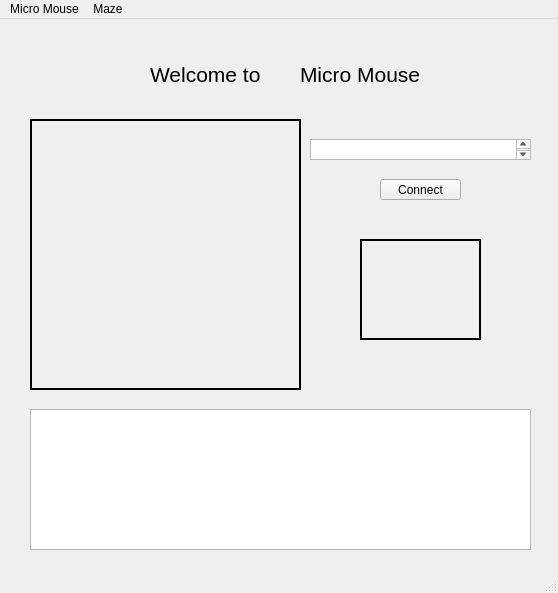
<?xml version="1.0" encoding="UTF-8"?>
<ui version="4.0">
 <class>MicroMouse</class>
 <widget class="QMainWindow" name="MicroMouse">
  <property name="geometry">
   <rect>
    <x>0</x>
    <y>0</y>
    <width>558</width>
    <height>593</height>
   </rect>
  </property>
  <property name="windowTitle">
   <string>MainWindow</string>
  </property>
  <widget class="QWidget" name="centralwidget">
   <widget class="QLabel" name="imageLabel">
    <property name="geometry">
     <rect>
      <x>30</x>
      <y>100</y>
      <width>271</width>
      <height>271</height>
     </rect>
    </property>
    <property name="frameShape">
     <enum>QFrame::Box</enum>
    </property>
    <property name="lineWidth">
     <number>2</number>
    </property>
    <property name="text">
     <string/>
    </property>
   </widget>
   <widget class="QLabel" name="label_2">
    <property name="geometry">
     <rect>
      <x>150</x>
      <y>20</y>
      <width>181</width>
      <height>71</height>
     </rect>
    </property>
    <property name="font">
     <font>
      <pointsize>16</pointsize>
     </font>
    </property>
    <property name="text">
     <string>Welcome to</string>
    </property>
    <property name="textFormat">
     <enum>Qt::AutoText</enum>
    </property>
   </widget>
   <widget class="QPushButton" name="beginMaze">
    <property name="geometry">
     <rect>
      <x>380</x>
      <y>160</y>
      <width>81</width>
      <height>21</height>
     </rect>
    </property>
    <property name="text">
     <string>Connect</string>
    </property>
   </widget>
   <widget class="QLabel" name="label_3">
    <property name="geometry">
     <rect>
      <x>300</x>
      <y>20</y>
      <width>201</width>
      <height>71</height>
     </rect>
    </property>
    <property name="font">
     <font>
      <pointsize>16</pointsize>
     </font>
    </property>
    <property name="text">
     <string>Micro Mouse</string>
    </property>
   </widget>
   <widget class="QLabel" name="ArrowLabel">
    <property name="geometry">
     <rect>
      <x>360</x>
      <y>220</y>
      <width>121</width>
      <height>101</height>
     </rect>
    </property>
    <property name="frameShape">
     <enum>QFrame::Box</enum>
    </property>
    <property name="lineWidth">
     <number>2</number>
    </property>
    <property name="text">
     <string/>
    </property>
   </widget>
   <widget class="QTextEdit" name="textEdit">
    <property name="geometry">
     <rect>
      <x>310</x>
      <y>120</y>
      <width>221</width>
      <height>21</height>
     </rect>
    </property>
   </widget>
   <widget class="QTextEdit" name="textEdit_2">
    <property name="geometry">
     <rect>
      <x>30</x>
      <y>390</y>
      <width>501</width>
      <height>141</height>
     </rect>
    </property>
   </widget>
  </widget>
  <widget class="QStatusBar" name="statusbar"/>
  <widget class="QMenuBar" name="menubar">
   <property name="geometry">
    <rect>
     <x>0</x>
     <y>0</y>
     <width>558</width>
     <height>21</height>
    </rect>
   </property>
   <widget class="QMenu" name="menuMicro_Mouse">
    <property name="title">
     <string>Micro Mouse</string>
    </property>
   </widget>
   <widget class="QMenu" name="menuMaze">
    <property name="title">
     <string>Maze</string>
    </property>
    <addaction name="separator"/>
   </widget>
   <addaction name="menuMicro_Mouse"/>
   <addaction name="menuMaze"/>
  </widget>
 </widget>
 <resources/>
 <connections/>
</ui>
